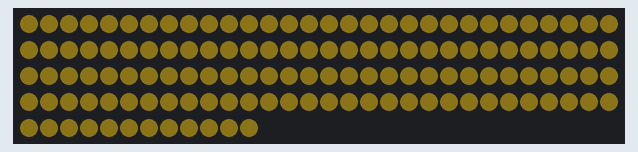
Recording of a program running on a simulated ESP8266 (Wemos D1 mini). Parts: 132 RGB LEDs in strip order, left to right, continuing on the next row. Dim RGB values are drawn brighter than linear; random numbers use the default seed unless the program sets one.

Above: at 0.46 s.
At 23.7 s:
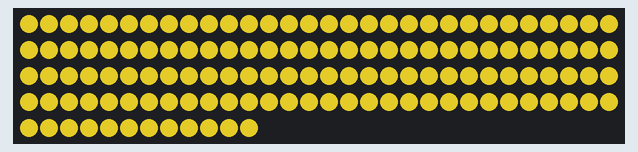

The program:

main.cpp
```cpp
#include <Arduino.h>
#include <FastLED.h>

#define BRIGHTNESS 170
#define LED_PIN 5
#define COLOR_ORDER GRB
#define CHIPSET WS2812B
#define kMatrixWidth 132
#define kMatrixHeight 1
#define NUM_LEDS ((kMatrixWidth) * (kMatrixHeight))

CRGB leds[NUM_LEDS];

void showStrip()
{
  FastLED.show();
}

void setPixel(int Pixel, byte red, byte green, byte blue)
{
  leds[Pixel].r = red;
  leds[Pixel].g = green;
  leds[Pixel].b = blue;
}

void setAll(byte red, byte green, byte blue)
{
  for (int i = 0; i < NUM_LEDS; i++)
  {
    setPixel(i, red, green, blue);
  }
  showStrip();
}

void FadeInOut(byte red, byte green, byte blue, long fade, long pause)
{
  float r, g, b;

  for (int k = 0; k < 256; k = k + 1)
  {
    r = (k / 256.0) * red;
    g = (k / 256.0) * green;
    b = (k / 256.0) * blue;
    setAll(r, g, b);
    showStrip();
    delay(fade);
  }

  delay(pause);

  for (int k = 255; k >= 0; k = k - 2)
  {
    r = (k / 256.0) * red;
    g = (k / 256.0) * green;
    b = (k / 256.0) * blue;
    setAll(r, g, b);
    showStrip();
    delay(fade * 2);
  }
}

void setup()
{
  FastLED.addLeds<WS2812, LED_PIN, GRB>(leds, NUM_LEDS);
  FastLED.setBrightness(BRIGHTNESS);
}

void loop()
{
  long fadeSpeed = random(1,15);

  long pauseAtFullBrightness = random(1,1000);

  // rgb 255	228	45
  // hex 0xff, 0xe4, 0x2d
  FadeInOut(255, 228, 45, fadeSpeed, pauseAtFullBrightness);
  //FadeInOut(253, 244, 220, fadeSpeed, pauseAtFullBrightness);

  long pause = random(0, 3000);

  delay(pause);
}
```
